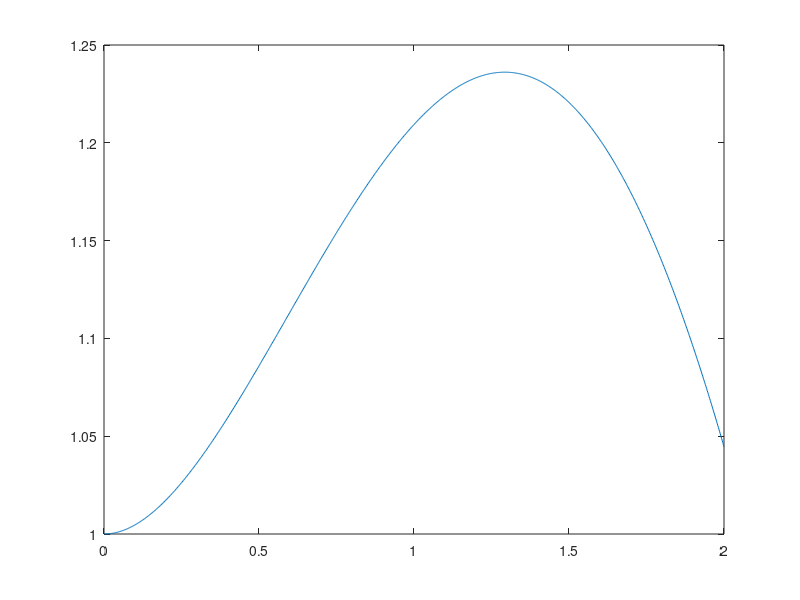

This chart was generated by the following MATLAB code: (Note: this script raises an error after producing the figure.)
% CORTI FILIPPO 77044A
addpath('..\labs\lib')

%% 1)
clc; clear; format short e;

f = @(x) sin(x) + exp(-x);
a = 0;
b = 2;

%1:
z = linspace(a, b, 1000);
plot(z, f(z))

%2:
df = @(x) cos(x) - exp(-x);
ddf = @(x) - sin(x) + exp(-x);
x0 = 1.5;
toll = 1e-6;
nitmax = 100;

xmax = newton(df, ddf, x0, toll, nitmax)
fxmax = f(xmax)

%3:
I = integral(f, 0, 2)

%4:
h = 0.1;
z = 0:h:2;
s = griddedInterpolant(z, f(z), 'linear');

sxmax = s(xmax)
err = abs(fxmax - sxmax)

It = trapz(z, f(z))
err2 = abs(I - It)


%% 2)
clc; clear; format short e;

f = @(t, y) 3*(t+1) - y;
t0 = 1;
tmax = 2;
y0 = 4;

y = @(t) 3*t + exp(1-t);

%1:
h = 0.01;
T = t0:h:tmax;
[T, Y] = heun(f, T, y0);
Y(end)

%2:
norm(y(T) - Y, inf)

%3:
x = linspace(1, 2, 10);
y = y(x);

r = polyfit(x, y, 1)
pm = polyval(r, 1.5)
